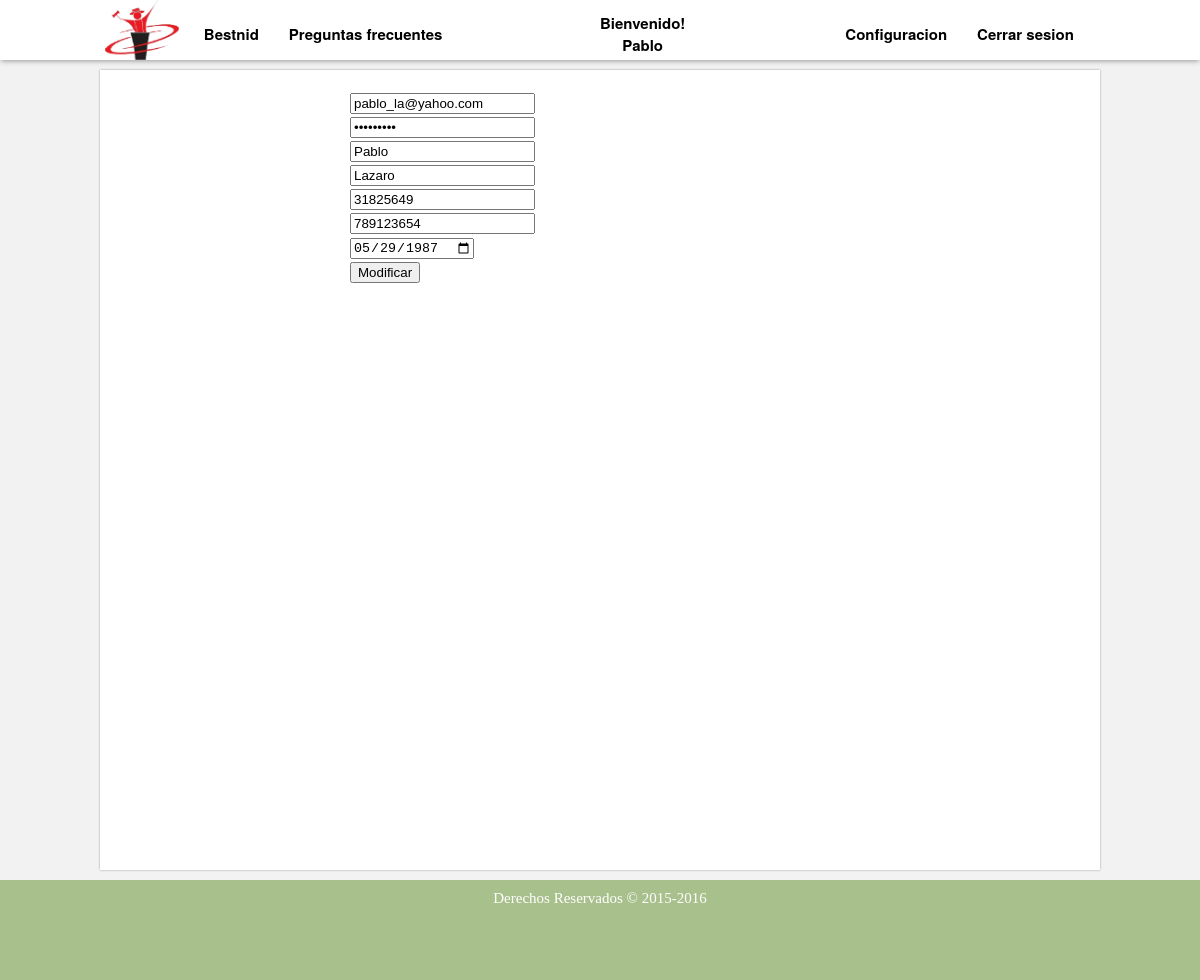
Screenshot of /modificar_datos.php (signed in) with the database file from the repository.
### tables this page shows
CREATE TABLE IF NOT EXISTS `usuario` (
`idUsuario` int(11) NOT NULL,
  `administrador` tinyint(1) NOT NULL,
  `fechaNac` date NOT NULL,
  `mail` varchar(50) NOT NULL,
  `nombre` varchar(50) NOT NULL,
  `apellido` varchar(50) NOT NULL,
  `dni` int(11) NOT NULL,
  `tarjetaCredito` int(11) NOT NULL,
  `contrasenia` varchar(50) NOT NULL
);

### modificar_datos.php (the view, shortened to what this page needs)
<!DOCTYPE html>
<html lang="es">
	<head>
		<link rel="stylesheet" href="./estilos/estilo.css">
	</head>
	<body>
		<?php include ('./menu.php'); ?>
		<div id='cuerpo'>
			<section>
				<form method="POST" name="registro" action="./sistema/modificar_datos_usuario.php">
					<?php
						$idUsuario = $_SESSION['usuario'];
						$conectar=conectar();
						$resul=mysqli_query($conectar,"SELECT * FROM usuario WHERE idUsuario='$idUsuario'");
						$usuario=mysqli_fetch_array($resul);
						$fecha=$usuario['fechaNac'];
					?>
					<input type="email" id="email" name="user" value="<?php echo $usuario['mail']; ?>"></br>
					<input type="password" id="pass" name="pass" value="<?php echo $usuario['contrasenia']; ?>"></br>
					<input type="text" id="nombre" name="nombre" value="<?php echo $usuario['nombre']; ?>"></br>
					<input type="text" id="apellido" name="apellido" value="<?php echo $usuario['apellido']; ?>"></br>
					<input type="number" id="dni" name="DNI" value="<?php echo $usuario['dni']; ?>"></br>
					<input type="number" id="tarjeta" name="tarjeta" value="<?php echo $usuario['tarjetaCredito']; ?>"></br>
					<input type="date" id="fecha" name="fecha" value="<?php echo $fecha ?>"></br>
					<input type="button" value="Modificar" onclick="validarRegistro()">
				</form>
			</section>
		</div>
		<footer>
			<span>Derechos Reservados &copy; 2015-2016</span>
		</footer>
	</body>
</html>

### estilos/estilo.css (style rules this page uses)
body { background-color: rgb(242, 242, 242); margin: auto; }
#cuerpo { background: white; font-family: 'Helvetica Neue', Helvetica, Arial, sans-serif; box-shadow: 0px 0px 2px #999; width: 1000px; margin: auto; margin-top: 70px; margin-bottom: 10px; min-height: 800px; overflow: hidden; }
section { width: 730px; margin-right: 20px; margin-top: 20px; padding-left: 20px; float: right; }
footer { background-color: #A8C08C; padding: 10px; height: 80px; min-width: 980px; text-align: center; font-size: 15px; color: grey; clear: both; }
footer span { color: white; }

### rows the page displays
usuario: user "pablo_la@yahoo.com", nombre "Pablo", apellido "Lazaro", DNI "31825649", tarjeta "789123654", fecha "05/29/1987"

### other values shown
$_SESSION['nombre'] "Pablo"
